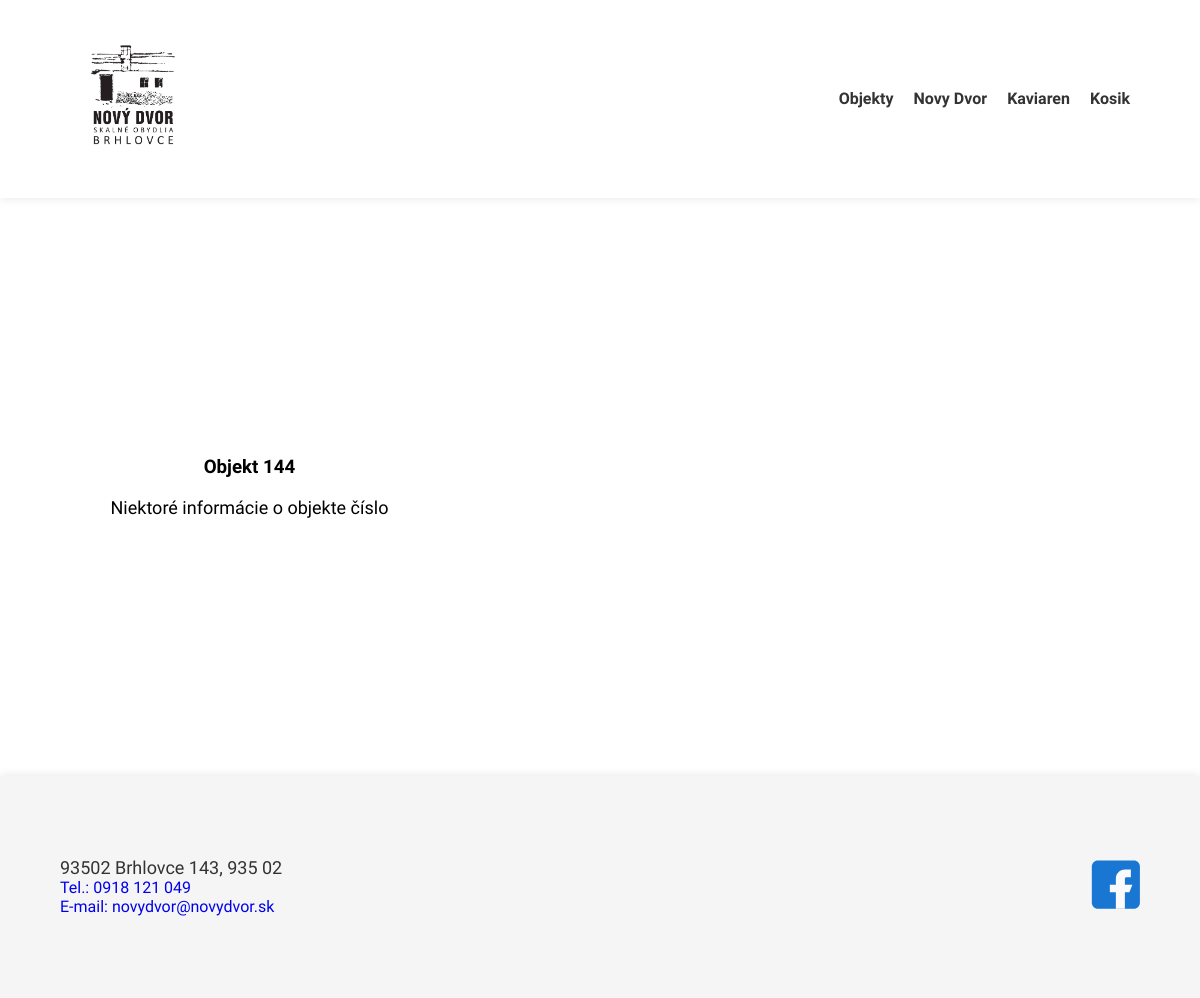
/objects/4, run on an earlier commit of the app's database.
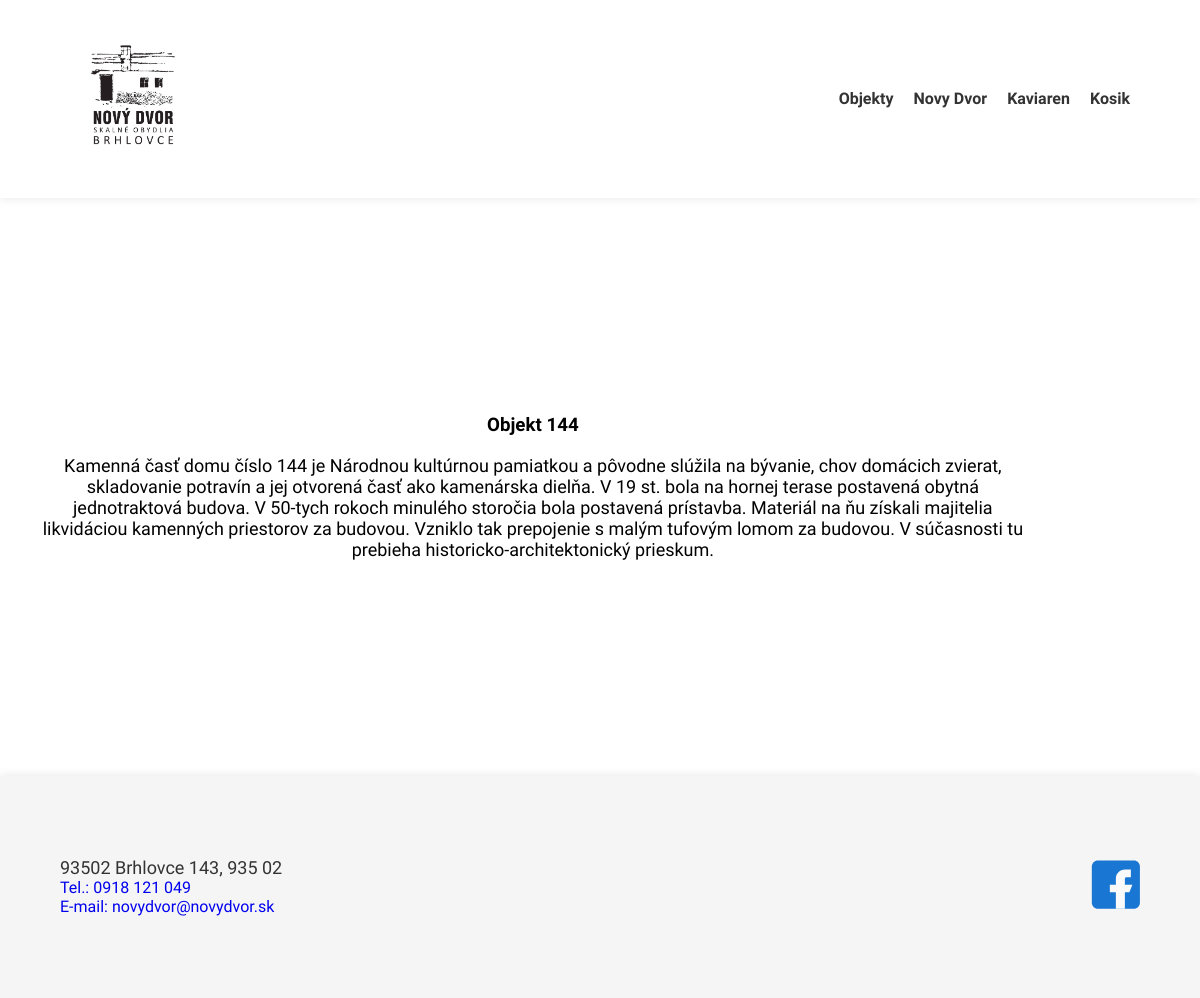
And on a later commit of the database.
### flask_app/core/models/objects.py (models this page shows, shortened)
class Objects(db.Model):
    __tablename__ = 'objects'
    id = db.Column(db.Integer, primary_key=True)
    name = db.Column(db.String(80))
    txt = db.Column(db.Text)
    src = db.Column(db.Text)

### flask_app/core/routes/area_objects.py (the view)
@area_objects.route('/objects/<int:object_id>')
def object_page(object_id):
    template = 'object.html'
    res = Objects.query.get(object_id)
    return render_template(template, res=res)

### flask_app/templates/object.html (shortened to what this page needs)
{% extends "base.html" %}
{% block content %}
<div id="object">
    <div class="text-wrapper">
        <h3>{{ res.name }}</h3>
        <p>{{ res.txt }}</p>
    </div>
</div>
{% endblock %}

### flask_app/templates/base.html (shortened to what this page needs)
<!DOCTYPE html>
<html lang="sk">
<head>
    {% include 'base_part/css.html' %}
</head>
<body>
    <header>{% include 'base_part/header.html' %}</header>
    <div id="content">
        {% block content %}{% endblock %}
        <footer>{% include 'base_part/footer.html' %}</footer>
    </div>
</body>
</html>

### flask_app/templates/base_part/css.html (shortened to what this page needs)
<link rel="stylesheet" href="{{ url_for('static', filename='css/style.css') }}">
<link rel="stylesheet" href="{{ url_for('static', filename='css/main.css') }}">
<link rel="stylesheet" href="{{ url_for('static', filename='css/auth.css') }}">

### flask_app/templates/base_part/header.html
<div class="logo">
    <a href="/">
        <img src="{{ url_for('static', filename='img/novy_dvor.jpg') }}" alt="Novy Dvor">
    </a>
</div>
<nav class="nav-links">
    <a href="/objects">Objekty</a>
    <a href="/">Novy Dvor</a>
    <a href="/shop">Kaviaren</a>
    <a href="/cart/{{ session.id }}">Kosik</a>
</nav>

### flask_app/templates/base_part/footer.html
<div class="contact-info">
  <p class="text-start text-muted">93502 Brhlovce 143, 935 02</p>
  <a href="tel:0918121049">Tel.: 0918 121 049</a>
  <a href="mailto:novydvor@novydvor.sk">E-mail: novydvor@novydvor.sk</a>
</div>
<div class="social-links">
  <a href="https://www.facebook.com/NovydvorBrhlovce/">
    <img src="{{ url_for('static', filename='img/facebook.svg') }}" alt="facebook">
  </a>
</div>

### flask_app/static/css/style.css (style rules this page uses)
body { font-family: 'Oswald', sans-serif; margin: 0; }
a { text-decoration: none; }
header { display: flex; justify-content: space-between; align-items: center; padding: 2% 5%; background-color: #fff; box-shadow: 0 0 10px rgba(0, 0, 0, 0.1); }
.logo { width: 45%; }
.logo img { width: 30%; height: auto; }
.nav-links { display: flex; justify-content: space-between; align-items: center; }
.nav-links a { color: #333; margin: 0 10px; font-weight: bold; font-size: 16px; }
#content { min-height: 100vh; display: flex; flex-direction: column; }
#content > * { flex: 1; }
footer { display: flex; justify-content: space-between; align-items: center; padding: 3% 5%; background-color: #f5f5f5; box-shadow: 0 0 10px rgba(0, 0, 0, 0.1); margin-top: auto; max-height: 150px; }
.contact-info { width: 50%; text-align: left; font-size: 16px; color: #333; display: flex; flex-direction: column; }
.contact-info p { margin: 0; }
.social-links { width: 50%; text-align: right; }
.social-links img { width: 50px; height: auto; }

### flask_app/static/css/main.css (style rules this page uses)
p { font-size: 18px; }
#object { display: flex; justify-content: space-around; align-items: center; flex-direction: row; margin: 20px; padding: 20px; }
.text-wrapper { text-align: center; }

What changed in the data, as far as the page shows it:
changed Objects "Objekt 144": txt "Niektoré informácie o objekte číslo" → "Kamenná časť domu číslo 144 je Národnou kultúrnou pamiatkou a pôvodne slúžila na bývanie, chov domácich zvierat, skladovanie potravín a jej otvorená časť ako kamenárska dielňa. V 19 st. bola na hornej terase postavená obytná jednotraktová budova. V 50-tych rokoch minulého storočia bola postavená prístavba. Materiál na ňu získali majitelia likvidáciou kamenných priestorov za budovou. Vzniklo tak prepojenie s malým tufovým lomom za budovou. V súčasnosti tu prebieha historicko-architektonický prieskum."
